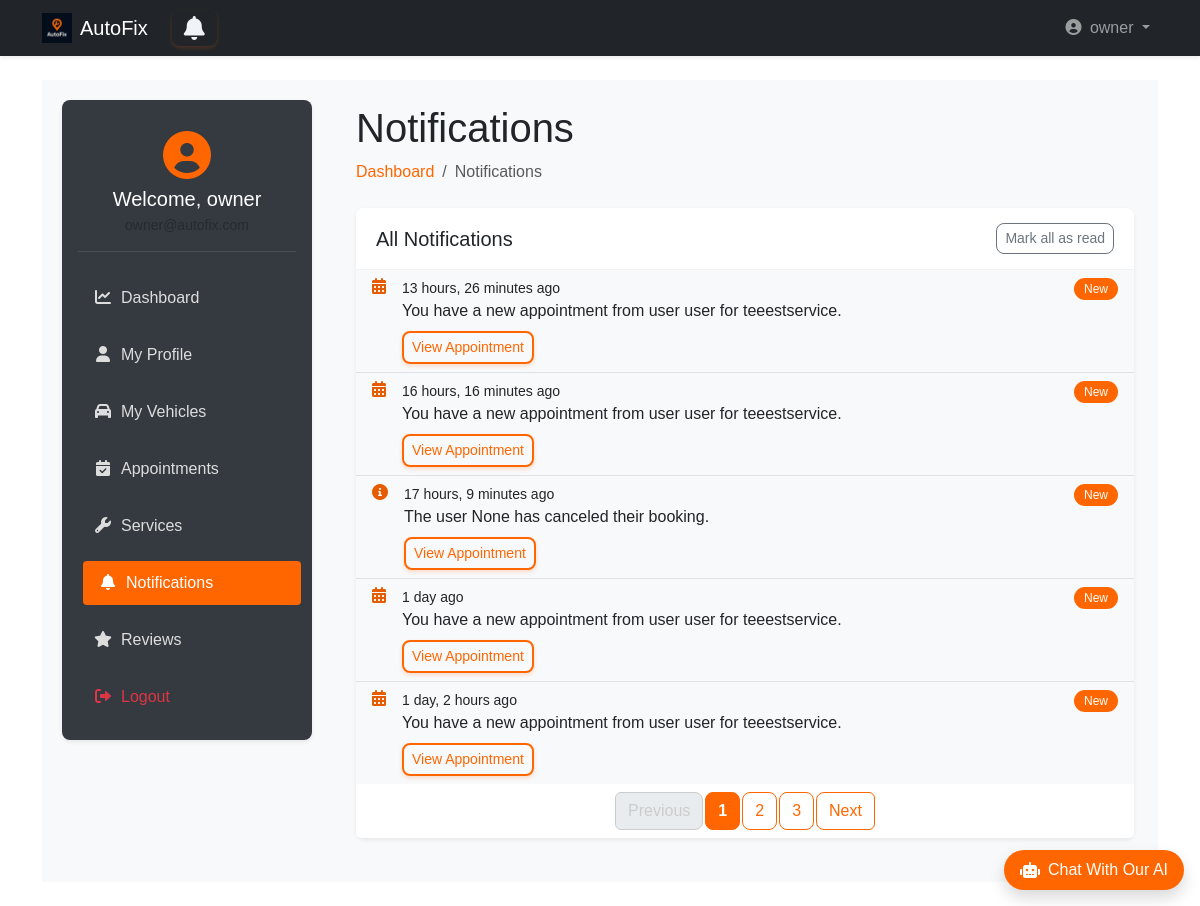
The page /user_dashboard/user/notifications (signed in) on the database its author committed.
### accounts/models.py (models this page shows, shortened)
class User(AbstractUser):
    username = None
    email = models.EmailField(unique=True)
    phone = models.CharField(max_length=15, unique=True, blank=True)
    is_workshop_owner = models.BooleanField(default=False)
    address = models.ForeignKey(Address, on_delete=models.SET_NULL, null=True, blank=True)
    objects = UserManager()
    USERNAME_FIELD = 'email'
    REQUIRED_FIELDS = ['first_name', 'last_name']  # names required for registration
    def get_short_name(self):
        return self.first_name

### bookings/models.py (models this page shows, shortened)
class Notification(models.Model):
    user = models.ForeignKey(User, on_delete=models.CASCADE)
    message = models.CharField(max_length=255)  # Short message for the notification
    is_read = models.BooleanField(default=False)  # Whether the user has read the notification
    created_at = models.DateTimeField(auto_now_add=True)  # Timestamp when created
    booking = models.ForeignKey(Booking, on_delete=models.CASCADE, related_name='notifications')  # Link to a booking
    class Meta:
        ordering = ['-created_at']  # Order by newest first

### user_dashboard/views.py (the view)
# urls.py: path('user/notifications', views.notifications, name='notifications'),
def notifications(request):
    if not request.user.is_authenticated and not (request.user.is_workshop_owner or request.user.is_superuser):
        return redirect('landing:main')
    all_notifications = Notification.objects.filter(user=request.user).order_by('-created_at')
    paginator = Paginator(all_notifications, 5)
    page_number = request.GET.get('page')
    page_obj = paginator.get_page(page_number)
    context = {
        'notifications': page_obj.object_list,
        'page_obj': page_obj,
    }
    return render(request, 'user_dashboard/notifications.html', context)

### templates/user_dashboard/notifications.html (shortened to what this page needs)
{% extends 'base2.html' %}
{% load static bootstrap5 %}
{% block extra_css %}
<link rel="stylesheet" href="{% static 'css/user_dashboard.css' %}">
{% endblock %}
{% block content %}
<div class="wrapper d-flex">
    <aside class="sidebar p-3 shadow-sm">
        <div class="user-profile mb-4 text-center">
            <div class="avatar mb-2">
                <i class="fas fa-user-circle fa-3x"></i>
            </div>
            <h5 class="welcome mb-1">Welcome, {{ user.get_short_name }}</h5>
            <small class="text-muted">{{ user.email }}</small>
        </div>
        <nav class="menu d-flex flex-column gap-2">
            <a href="{% url 'user_dashboard:dashboard' %}">
                <i class="fas fa-chart-line me-2"></i>Dashboard
            </a>
            <a href="{% url 'user_dashboard:profile' %}">
                <i class="fas fa-user me-2"></i>My Profile
            </a>
            <a href="{% url 'user_dashboard:vehicles' %}">
                <i class="fas fa-car me-2"></i>My Vehicles
            </a>
            <a href="{% url 'user_dashboard:appointments' %}">
                <i class="fas fa-calendar-check me-2"></i>Appointments
            </a>
            <a href="{% url 'user_dashboard:services' %}">
                <i class="fas fa-wrench me-2"></i>Services
            </a>
            <a href="{% url 'user_dashboard:notifications' %}" class="active-link">
                <i class="fas fa-bell me-2"></i>Notifications
            </a>
            <a href="{% url 'user_dashboard:reviews' %}">
                <i class="fas fa-star me-2"></i>Reviews
            </a>
            <a href="{% url 'accounts:logout' %}" class="text-danger">
                <i class="fas fa-sign-out-alt me-2"></i>Logout
            </a>
        </nav>
    </aside>
    <main class="main-content flex-grow-1 p-4">
        <div class="dashboard-header mb-4">
            <h1>Notifications</h1>
            <nav aria-label="breadcrumb">
                <ol class="breadcrumb">
                    <li class="breadcrumb-item"><a class="text-decoration-none" style="color: #ff6600;"
                        href="{% url 'user_dashboard:dashboard' %}">Dashboard</a></li>
                    <li class="breadcrumb-item active" aria-current="page">Notifications</li>
                </ol>
            </nav>
        </div>
        <div class="card shadow-sm">
            <div class="card-header bg-white d-flex justify-content-between align-items-center">
                <h5 class="mb-0">All Notifications</h5>
                <button id="mark-all-read-btn" class="btn btn-sm btn-outline-secondary" >Mark all as read</button>
            </div>
            <div class="card-body p-0">
                {% if notifications %}
                    <div class="list-group list-group-flush">
                        {% for notification in notifications %}
                        <div class="list-group-item {% if not notification.is_read %}bg-light{% endif %}">
                            <div class="d-flex justify-content-between align-items-start">
                                <div class="me-3">
                                    <div class="icon-circle {% if notification.is_read %}bg-secondary{% else %}bg-white{% endif %}">
                                        <i class="fas fa-{% if 'appointment' in notification.message %}calendar-alt
                                                      {% elif 'reminder' in notification.message %}exclamation-circle
                                                      {% else %}info-circle{% endif %} text-orange"></i>
                                    </div>
                                </div>
                                <div class="flex-grow-1">
                                    <div class="small text-gray-500">{{ notification.created_at|timesince }} ago</div>
                                    <p class="mb-1">{{ notification.message }}</p>
                                    {% if notification.booking %}
                                    <a href="{% url 'user_dashboard:add_appointment' %}" class="btn btn-sm btn-outline-primary mt-1">View Appointment</a>
                                    {% endif %}
                                </div>
                                {% if not notification.is_read %}
                                <span class="badge bg-orange rounded-pill">New</span>
                                {% endif %}
                            </div>
                        </div>
                        {% endfor %}
                    </div>
                {% else %}
                    <div class="text-center py-5">
                        <i class="fas fa-bell-slash fa-4x text-muted mb-3"></i>
                        <h5>No notifications</h5>
                        <p class="text-muted">You'll see notifications here when you have them</p>
                    </div>
                {% endif %}
            </div>
            <div class="card-footer bg-white border-top-0">
                {% if page_obj.has_other_pages %}
                <nav aria-label="Notification pagination">
                    <ul class="pagination justify-content-center mb-0">
                        {% if page_obj.has_previous %}
                            <li class="page-item">
                                <a class="page-link custom-page-link" href="?page={{ page_obj.previous_page_number }}">Previous</a>
                            </li>
                        {% else %}
                            <li class="page-item disabled">
                                <span class="page-link custom-page-link">Previous</span>
                            </li>
                        {% endif %}
                        {% for num in page_obj.paginator.page_range %}
                            {% if page_obj.number == num %}
                                <li class="page-item active">
                                    <span class="page-link custom-page-link">{{ num }}</span>
                                </li>
                            {% elif num > page_obj.number|add:'-3' and num < page_obj.number|add:'3' %}
                                <li class="page-item">
                                    <a class="page-link custom-page-link" href="?page={{ num }}">{{ num }}</a>
                                </li>
                            {% endif %}
                        {% endfor %}
                        {% if page_obj.has_next %}
                            <li class="page-item">
                                <a class="page-link custom-page-link" href="?page={{ page_obj.next_page_number }}">Next</a>
                            </li>
                        {% else %}
                            <li class="page-item disabled">
                                <span class="page-link custom-page-link">Next</span>
                            </li>
                        {% endif %}
                    </ul>
                </nav>
                {% endif %}
            </div>
        </div>
    </main>
</div>
{% endblock %}

### templates/base2.html (shortened to what this page needs)
{% load static bootstrap5 %}
{% bootstrap_css %}
<!DOCTYPE html>
<html lang="en" dir="{% if LANGUAGE_CODE == 'ar' %}rtl{% else %}ltr{% endif %}">
<head>
    <link rel="stylesheet" href="https://cdnjs.cloudflare.com/ajax/libs/font-awesome/6.4.0/css/all.min.css">
    <link rel="stylesheet" href="{% static 'css/style.css' %}">
    <link rel="stylesheet" href="{% static 'css/ai_style.css' %}">
    {% block extra_css %}
    {% endblock %}
</head>
<body class="d-flex flex-column min-vh-100">
<nav class="navbar navbar-expand-lg navbar-dark bg-dark shadow-sm">
    <div class="container">
        <a class="navbar-brand d-flex align-items-center gap-2" href="{% if user.is_authenticated %}{% url 'landing:dashboard' %}{% else %}{% url 'landing:main' %}{% endif %}">
            <img src="{% static 'img/dark_logo.png' %}" alt="AutoFix" width="30" height="30">
            AutoFix
        </a>
        <a {% if request.user.is_workshop_owner %} href="{% url 'owner_dashboard:notifications' %}"
            {% elif request.user.is_superuser %} href="{% url 'admin_dashboard:notifications' %}"
            {% else %} href="{% url 'user_dashboard:notifications' %}" {% endif %}
            id="notifications-btn" class="btn btn-outline-primary position-relative mx-2">
             <i class="fa fa-bell"></i>
       </a>
        <div class="collapse navbar-collapse" id="navbarMain">
            <ul class="navbar-nav ms-auto">
                {% if user.is_authenticated %}
                    <li class="nav-item dropdown">
                        <a class="nav-link dropdown-toggle" href="#" role="button" data-bs-toggle="dropdown">
                            <i class="fas fa-user-circle me-1"></i> {{ user.get_short_name }}
                        </a>
                    </li>
                {% endif %}
            </ul>
        </div>
    </div>
</nav>
<main class="flex-grow-1 py-4">
    <div class="container">
        {% block content %}
        {% endblock %}
    </div>
</main>
<div id="chat-container" class="position-fixed bottom-0 end-0 mb-3 me-3" style="z-index: 1000;">
    <div id="chat-bubble" class="bg-orange text-white rounded-pill shadow cursor-pointer d-flex align-items-center">
        <div class="d-flex align-items-center px-3 py-2">
            <i class="fas fa-robot me-2"></i>
            <p class="mb-0 fw-medium">Chat With Our AI</p>
        </div>
    </div>
</div>
<link rel="stylesheet" href="https://cdnjs.cloudflare.com/ajax/libs/font-awesome/6.0.0/css/all.min.css">
</body>
</html>

### static/css/style.css (style rules this page uses)
* { margin: 0; padding: 0; box-sizing: border-box; }
body, html { width: 100%; height: 100%; font-family: sans-serif; }
.wrapper { display: flex; height: 100%; }
.sidebar { width: 250px; background: #0d1b2a; color: #e0e1dd; display: flex; flex-direction: column; transition: width 0.3s; }
.menu { list-style: none; flex-grow: 1; }
#notifications-btn { background: none; border: none; font-size: 24px; cursor: pointer; position: relative; }
#notifications-btn .fa-bell { color: #f0f4f8; transition: color 0.3s; }

### static/css/ai_style.css (style rules this page uses)
.bg-orange { background-color: #ff6600 !important; }
.text-orange { color: #ff6600 !important; }

### static/css/user_dashboard.css (style rules this page uses)
.wrapper { display: flex; min-height: 80vh; background-color: #f8f9fa; }
.sidebar { width: 250px; background-color: #343a40; color: #fff; border-radius: 8px; position: sticky; top: 20px; height: fit-content; margin: 20px; box-shadow: 0 2px 10px rgba(0, 0, 0, 0.08); }
.sidebar .menu a { color: #ddd; padding: 10px 15px; display: block; border-radius: 4px; transition: all 0.3s; text-decoration: none; margin-bottom: 5px; }
.sidebar .menu a:hover, .sidebar .menu .active-link { background-color: #ff6600; color: #fff; transform: translateX(5px); }
.sidebar .menu a i { width: 20px; text-align: center; }
.main-content { flex-grow: 1; padding: 20px; }
.user-profile { padding: 15px 0; border-bottom: 1px solid rgba(255,255,255,0.1); text-align: center; }
.user-profile .avatar { color: #ff6600; }
.user-profile .welcome { margin-bottom: 5px; font-weight: 500; }
.card { border: none; border-radius: 8px; box-shadow: 0 2px 10px rgba(0, 0, 0, 0.08); transition: all 0.3s; margin-bottom: 20px; }
.card-header { background-color: white; border-bottom: 1px solid rgba(0,0,0,0.05); padding: 15px 20px; border-radius: 8px 8px 0 0 !important; }
.badge { font-weight: 500; padding: 5px 10px; border-radius: 4px; }
.btn { border-radius: 8px; font-weight: 500; transition: all 0.3s ease-in-out; }
.btn.btn-outline-primary { border: 2px solid #ff6600; color: #ff6600; background-color: transparent; box-shadow: 0 2px 4px rgba(255, 102, 0, 0.2); }
.badge.bg-orange { background-color: #e65c00; color: white; }
.bg-white { background-color: white !important; }
.text-orange { color: #e65c00 !important; }
.page-item .custom-page-link { color: #ff6600; border: 1px solid #ff6600; border-radius: 8px; margin: 0 3px; transition: all 0.3s ease-in-out; }
.page-item.active .custom-page-link { background-color: #ff6600 !important; border-color: #ff6600 !important; color: white !important; font-weight: bold; }
.page-item.disabled .custom-page-link { color: #ccc; border-color: #ccc; cursor: not-allowed; }

### rows shown on the page
User: get_short_name "owner"
Notification: created_at "13 hours, 26 minutes", message "You have a new appointment from user user for teeestservice.", shows "View Appointment", is_read "New"
Notification: created_at "16 hours, 16 minutes", message "You have a new appointment from user user for teeestservice.", shows "View Appointment", is_read "New"
Notification: created_at "17 hours, 9 minutes", message "The user None has canceled their booking.", shows "View Appointment", is_read "New"
Notification: created_at "1 day", message "You have a new appointment from user user for teeestservice.", shows "View Appointment", is_read "New"
Notification: created_at "1 day, 2 hours", message "You have a new appointment from user user for teeestservice.", shows "View Appointment", is_read "New"

### other values the page prints
{{ num }} "1"
{{ num }} "2" "3"
